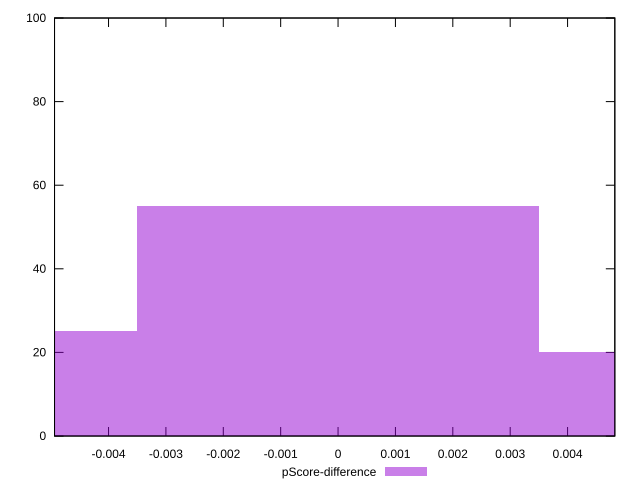

gnuplot code for this plot:
reset

$pScoreDifference <<EOF
0 55
0.007003759421366786 20
-0.007003759421366786 25
EOF

set key outside below
set boxwidth 0.007003759421366786
set xrange [-0.004941176470588227:0.0048235294117647265]
set yrange [0:100]
set trange [0:100]
set style fill transparent solid 0.5 noborder
set terminal svg size 640, 490 enhanced background rgb 'white'
set output "report_00009_2021-02-08T22-37-41.559Z/uses-rel-preload/samples/pages+cached/pScore-difference/histogram.svg"

plot $pScoreDifference title "pScore-difference" with boxes

reset
